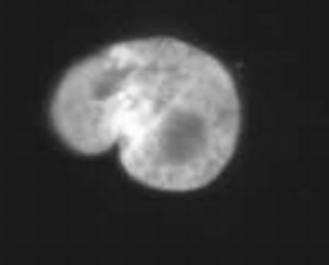
#> input picture tools/normalize_intensities/test-data/sample_2d.tif, 329 x 265 px
$ python normalize_intensities.py test-data/sample_2d.tif out.png
#> lines starting #> are read from the running program, lines starting #| are printed output that depends on the picture
import argparse
import sys

import skimage.io


def normalize(input_file, output_file, eps=1e-10):
#> called with input_file = 'test-data/sample_2d.tif', output_file = 'out.png', eps = 1e-10
    img_in = skimage.io.imread(input_file, plugin='tifffile')
#> img_in is the input picture: shape (265, 329); min 23, max 254, mean 63.7
    out_img = (img_in - img_in.mean()) / (img_in.std() + eps)
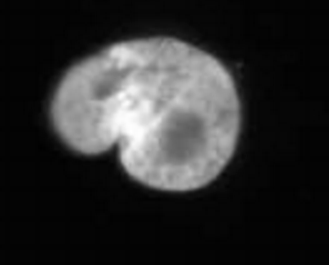
#> out_img: shape (265, 329) float64; min -0.656, max 3.07, mean -8.35e-17; drawn with min black and max white
    skimage.io.imsave(output_file, out_img, plugin='tifffile')


if __name__ == '__main__':
    parser = argparse.ArgumentParser()
    parser.add_argument('input_file', type=argparse.FileType('r'), default=sys.stdin, help='input file (Tiff)')
    parser.add_argument('out_file', type=argparse.FileType('w'), default=sys.stdin, help='out file (Tiff)')
    args = parser.parse_args()

    normalize(args.input_file.name, args.out_file.name)
